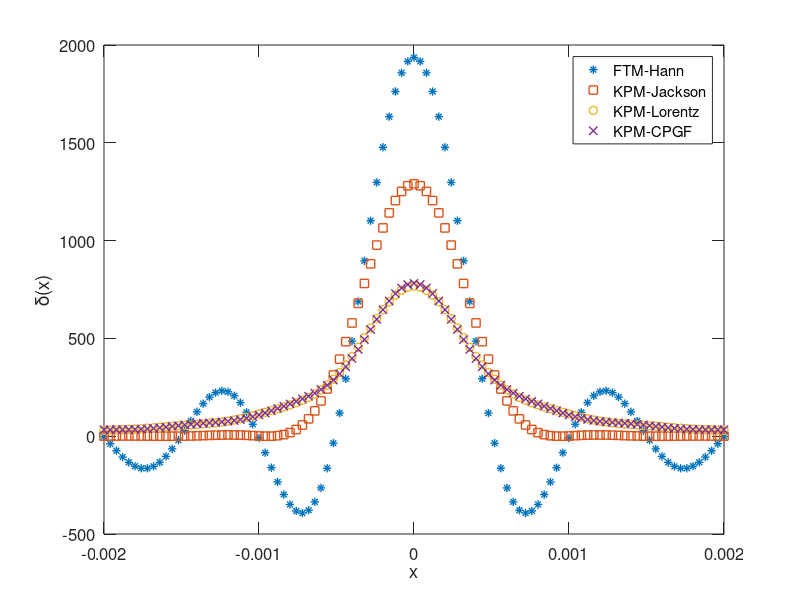

Here is the MATLAB script that generated this plot:
clear; close all;

N=50;
dx=1/25000;
M=10000;

m=0:M;
a=1/(M+1);
jackson=(1-m*a).*cos(pi*m*a)+a*sin(pi*m*a)/tan(pi*a); % Jackson
lorentz=sinh(4*(1-m/M))/sinh(4);% Lorentz-1
hann=0.5*(1+cos(pi*m*a)); % Hann window
eta=0.0001*4;
cpgf=zeros(1,M+1);
for n=0:M
    cpgf(n+1)=(-1)^n*(eta-sqrt(1+eta^2))^n/sqrt(1+eta^2); % CPGF 1
end

T0=zeros(1,M+1);
T0(1)=1;
T0(2)=0;
for n=3:M+1
    T0(n)=-T0(n-2);
end
gamma=[1,2*ones(1,M)];

jackson=jackson.*gamma;
lorentz=lorentz.*gamma;
hann=hann.*gamma;
cpgf=cpgf.*gamma;


kpm_jackson=zeros(1,2*N+1);
kpm_lorentz=zeros(1,2*N+1);
kpm_hann=zeros(1,2*N+1);
kpm_cpgf=zeros(1,2*N+1);

kpm_none=zeros(1,2*N+1);
ftm_none=zeros(1,2*N+1);

ftm_jackson=zeros(1,2*N+1);
ftm_lorentz=zeros(1,2*N+1);
ftm_hann=zeros(1,2*N+1);
ftm_cpgf=zeros(1,2*N+1);


for n=0:2*N
    x=(n-N)*dx;
    Tx=zeros(1,M+1);
    Tx(1)=1;
    Tx(2)=x;
    for m=3:M+1
        Tx(m)=2*x*Tx(m-1)-Tx(m-2);
    end
    
    factor=1/sqrt(1-x^2)/pi;
    kpm_jackson(n+1)=sum(jackson.*T0.*Tx)*factor;
    kpm_lorentz(n+1)=sum(lorentz.*T0.*Tx)*factor;
    kpm_hann(n+1)=sum(hann.*T0.*Tx)*factor;
    kpm_cpgf(n+1)=sum(cpgf.*T0.*Tx)*factor;
    
    ftm_hann(n+1)=sum(cos(pi*(0:M/5)*x).*hann(1:M/5+1))/2;
    
end

x=(-N:N)*dx;

figure;
plot(x,ftm_hann,'*','linewidth',1); hold on;
plot(x,kpm_jackson,'s','linewidth',1); hold on;
plot(x,kpm_lorentz,'o','linewidth',1);
plot(x,kpm_cpgf,'x','linewidth',1);

legend('FTM-Hann','KPM-Jackson','KPM-Lorentz','KPM-CPGF','KPM-NONE','FTM-NONE');
ylabel('\delta(x)','fontsize',12);
xlabel('x','fontsize',12);
set(gca,'fontsize',12)
set(gca,'ticklength',get(gca,'ticklength')*2)
